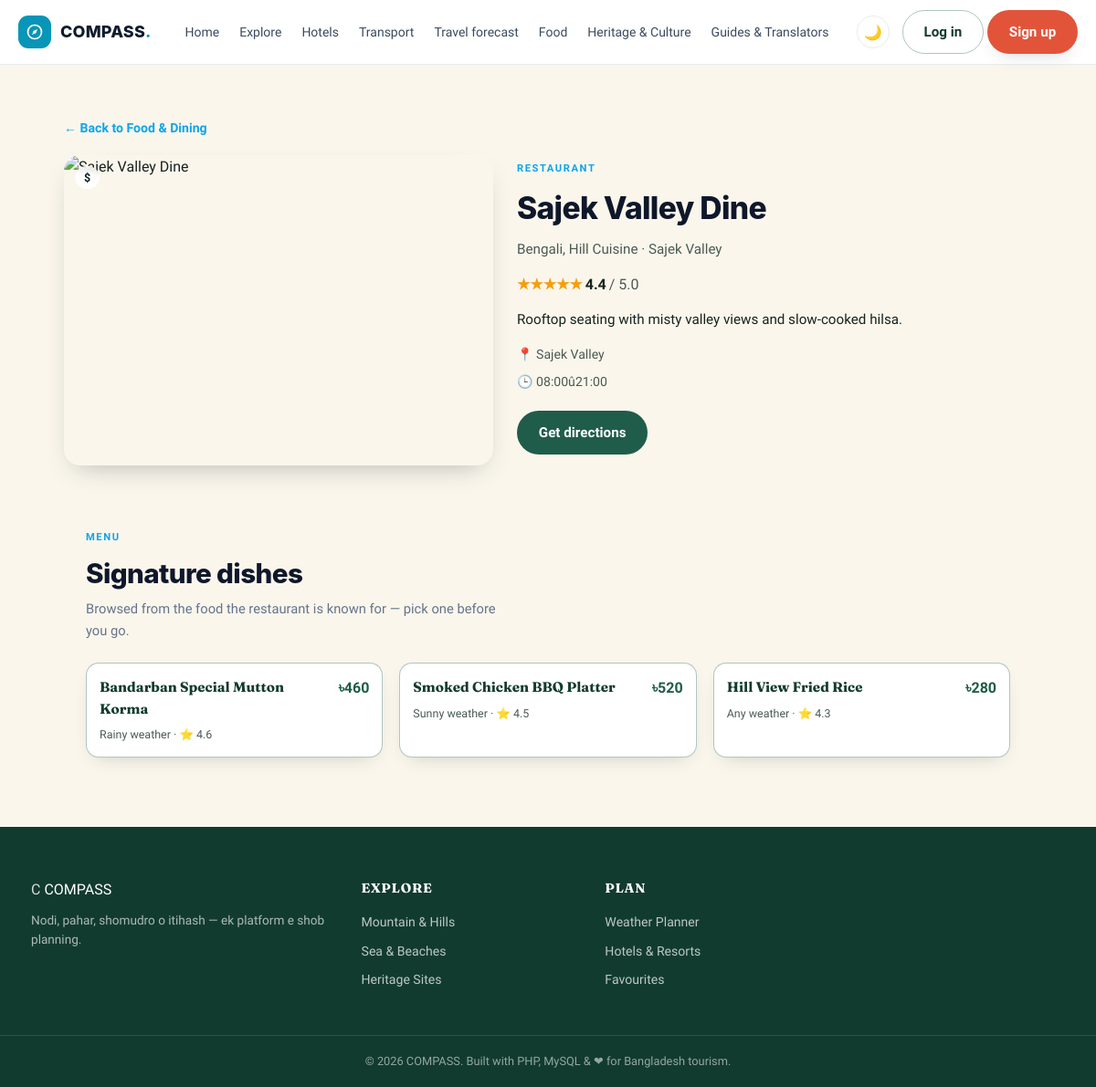
Screenshot of /restaurant.php?id=3 with the database file from the repository.
### tables this page shows
CREATE TABLE `restaurants` (
  `restaurant_id` int(11) NOT NULL AUTO_INCREMENT,
  `destination_id` int(11) NOT NULL,
  `restaurant_name` varchar(100) NOT NULL,
  `cuisines` varchar(255) DEFAULT NULL,
  `price_tier` enum('$','$$','$$$') NOT NULL DEFAULT '$$',
  `description` text DEFAULT NULL,
  `hours` varchar(40) DEFAULT '10:00û23:00',
  `image_url` varchar(255) DEFAULT NULL,
  `address` varchar(200) DEFAULT NULL,
  `latitude` decimal(10,7) DEFAULT NULL,
  `longitude` decimal(10,7) DEFAULT NULL,
  `rating` decimal(2,1) DEFAULT 0.0,
  `map_link` varchar(255) DEFAULT NULL,
  PRIMARY KEY (`restaurant_id`),
  KEY `destination_id` (`destination_id`)
);

CREATE TABLE `destinations` (
  `destination_id` int(11) NOT NULL AUTO_INCREMENT,
  `name` varchar(100) NOT NULL,
  `category_id` int(11) NOT NULL,
  `district_id` int(11) NOT NULL,
  `description` text DEFAULT NULL,
  `best_time_to_visit` varchar(150) DEFAULT NULL,
  `entry_fee` decimal(8,2) DEFAULT 0.00,
  `opening_hours` varchar(100) DEFAULT NULL,
  `latitude` decimal(10,7) DEFAULT NULL,
  `longitude` decimal(10,7) DEFAULT NULL,
  `map_link` varchar(255) DEFAULT NULL,
  `safety_tips` text DEFAULT NULL,
  `is_outdoor` tinyint(1) DEFAULT 1,
  `created_at` timestamp NOT NULL DEFAULT current_timestamp(),
  PRIMARY KEY (`destination_id`),
  KEY `idx_destinations_category` (`category_id`),
  KEY `idx_destinations_district` (`district_id`)
);

CREATE TABLE `food_items` (
  `food_item_id` int(11) NOT NULL AUTO_INCREMENT,
  `restaurant_id` int(11) NOT NULL,
  `item_name` varchar(100) NOT NULL,
  `suitable_weather` enum('Sunny','Rainy','Cold','Any') DEFAULT 'Any',
  `price` decimal(7,2) DEFAULT NULL,
  `item_rating` decimal(2,1) DEFAULT 0.0,
  PRIMARY KEY (`food_item_id`),
  KEY `restaurant_id` (`restaurant_id`)
);

### restaurant.php (the view, shortened to what this page needs)
<?php
require_once __DIR__ . '/config/db.php';
$id = (int) ($_GET['id'] ?? 0);
$rest = $pdo->prepare(
    "SELECT r.restaurant_id, r.restaurant_name, r.image_url, r.price_tier, r.rating,
            r.cuisines, r.description, r.hours, r.map_link, r.address,
            d.name AS location, d.destination_id
     FROM restaurants r JOIN destinations d ON d.destination_id = r.destination_id
     WHERE r.restaurant_id = ?"
);
$rest->execute([$id]);
$r = $rest->fetch();
$menu = $pdo->prepare(
    "SELECT item_name, suitable_weather, price, item_rating
     FROM food_items WHERE restaurant_id = ? ORDER BY item_rating DESC, price DESC LIMIT 6"
);
$menu->execute([$id]);
$menuItems = $menu->fetchAll();
?>
<!DOCTYPE html>
<html lang="en">
<head>
<link rel="stylesheet" href="<?= BASE_URL ?>css/style.css?v=2">
<link rel="stylesheet" href="<?= BASE_URL ?>css/home.css">
<link rel="stylesheet" href="<?= BASE_URL ?>css/food.css">
</head>
<body>
<?php include __DIR__ . '/includes/header.php'; ?>
<section class="cs-section">
  <div class="container" style="max-width:1100px;margin:0 auto;padding:0 20px;">
    <a href="<?= BASE_URL ?>food.php" class="cs-viewall" style="display:inline-block;margin-bottom:18px;">← Back to Food &amp; Dining</a>
    <div class="rest-hero" style="display:grid; grid-template-columns:1fr 1.2fr; gap:26px; align-items:start;">
      <div class="rest-media" style="position:relative; border-radius:18px; overflow:hidden; box-shadow:var(--shadow-soft);">
        <img id="restImg" src="" alt="<?= htmlspecialchars($r['restaurant_name']) ?>" style="width:100%; height:340px; object-fit:cover; display:block;" onerror="this.onerror=null;this.src='https://images.unsplash.com/photo-1504674900247-0877df9cc836?auto=format&fit=crop&w=1200&q=70';">
        <span class="food-price" style="position:absolute; top:12px; left:12px;"><?= htmlspecialchars($r['price_tier']) ?></span>
      </div>
      <div>
        <span class="cs-eyebrow">Restaurant</span>
        <h1 class="cs-title" style="font-size:clamp(1.6rem,3.5vw,2.1rem);"><?= htmlspecialchars($r['restaurant_name']) ?></h1>
        <div class="food-tags" style="font-size:.95rem; margin:6px 0 14px;">
          <?php
            $cuisines = array_filter(array_map('trim', explode(',', (string) $r['cuisines'])));
            echo htmlspecialchars(implode(', ', $cuisines));
          ?>
          · <?= htmlspecialchars($r['location']) ?>
        </div>
        <div class="food-rating" style="font-size:1rem; margin-bottom:14px;">
          <span class="stars">★★★★★</span>
          <span style="font-weight:800;"><?= number_format((float) $r['rating'], 1) ?></span>
          <span style="font-weight:400;color:var(--ink-soft);">/ 5.0</span>
        </div>
        <p class="food-desc" style="font-size:.95rem; color:var(--ink); -webkit-line-clamp:unset;"><?= htmlspecialchars($r['description']) ?></p>
        <div style="margin-top:16px; display:flex; flex-direction:column; gap:8px; font-size:.88rem; color:var(--ink-soft);">
          <div>📍 <?= htmlspecialchars($r['location']) ?><?= $r['address'] ? ' — ' . htmlspecialchars($r['address']) : '' ?></div>
          <div>🕒 <?= htmlspecialchars($r['hours']) ?></div>
        </div>
        <div style="display:flex; gap:10px; margin-top:20px; flex-wrap:wrap;">
          <a href="<?= htmlspecialchars($r['map_link']) ?>" target="_blank" rel="noopener" class="btn btn-forest">Get directions</a>
        </div>
      </div>
    </div>
    <section class="cs-section" style="margin-top:8px;">
      <div class="cs-sec-head">
        <div>
          <span class="cs-eyebrow">Menu</span>
          <h2 class="cs-title">Signature dishes</h2>
          <p class="cs-sub">Browsed from the food the restaurant is known for — pick one before you go.</p>
        </div>
      </div>
      <div class="menu-grid" id="menuGrid" style="display:grid; grid-template-columns:repeat(auto-fill,minmax(240px,1fr)); gap:18px;">
        <?php foreach ($menuItems as $m): ?>
          <article class="menu-card" style="background:var(--surface,#fff); border:1px solid var(--line-3); border-radius:14px; padding:14px; box-shadow:var(--shadow-card);">
            <div style="display:flex; justify-content:space-between; gap:10px;">
              <h3 style="font-size:.95rem; margin:0;"><?= htmlspecialchars($m['item_name']) ?></h3>
              <span style="white-space:nowrap; font-weight:800; color:var(--forest);">৳<?= number_format((float) $m['price']) ?></span>
            </div>
            <div style="font-size:.78rem; color:var(--ink-soft); margin-top:6px;">
              <?= htmlspecialchars($m['suitable_weather']) ?> weather · ⭐ <?= number_format((float) $m['item_rating'], 1) ?>
            </div>
          </article>
        <?php endforeach; ?>
      </div>
    </section>
  </div>
</section>
<?php include __DIR__ . '/includes/footer.php'; ?>
</body>
</html>

### css/style.css (style rules this page uses)
:root { --paper: #FAF6EC; --paper-dim: #F1EAD8; --ink: #17231E; --ink-soft: #4B5A52; --forest: #1F5C4A; --forest-dark:#123B2F; --river: #157A8A; --river-dark: #0E5C68; --clay: #B4703A; --clay-dark: #8C5228; --coral: #E2543A; --gold: #E3A33E; --surface: #FFFFFF; --surface-2: #F3F8F1; --surface-3: #FDF1EE; --header-bg: rgba(250,246,236,.92); --line-1: rgba(31,92,74,.12); --line-2: rgba(31,92,74,.25); --line-3: rgba(31,92,74,.35); --line-note: rgba(31,92,74,.3); --heading: var(--forest-dark); --heading-accent: var(--river-dark); --radius-lg: 22px; --radius-md: 14px; --radius-sm: 8px; --shadow-soft: 0 12px 30px -14px rgba(18, 40, 32, .35); --shadow-card: 0 8px 22px -12px rgba(18, 40, 32, .28); --font-display: "Fraunces", Georgia, serif; --font-body: "Hind Siliguri", "Segoe UI", sans-serif; }
* { box-sizing:border-box; }
html { scroll-behavior:smooth; }
body { margin:0; font-family:var(--font-body); background:var(--paper); color:var(--ink); line-height:1.6; }
img { max-width:100%; display:block; }
a { color:inherit; text-decoration:none; }
h1,h2,h3,h4 { font-family:var(--font-display); color:var(--heading); margin:0 0 .4em; }
p { margin:0 0 1em; }
html { transition:background-color .2s ease; }
body, .cs-header, .cs-nav a, .dest-card, .weather-tool, .filter-chip, .filter-bar select, .filter-bar input, .weather-form select, .weather-form input, .info-note, table.data-table, .user-pill, .advice-box, .btn-ghost { transition:background-color .2s ease, color .2s ease, border-color .2s ease; }
.container { max-width:1180px; margin:0 auto; padding:0 24px; }
.btn { display:inline-flex; align-items:center; justify-content:center; gap:.5em; padding:.72em 1.5em; border-radius:999px; font-weight:600; font-size:.95rem; border:1px solid transparent; cursor:pointer; transition:transform .15s ease, box-shadow .15s ease; }
.btn-forest { background:var(--forest); color:#fff; }
.cs-header { position: sticky; top: 0; z-index: 50; background: #ffffff; border-bottom: 1px solid #e7ecef; }
.cs-header-inner { max-width: 1320px; margin: 0 auto; padding: 0 20px; display: flex; align-items: center; gap: 20px; height: 70px; }
.cs-brand { display: inline-flex; align-items: center; gap: 10px; text-decoration: none; font-family: 'Inter', sans-serif; font-weight: 800; font-size: 18px; letter-spacing: .01em; color: #0f1b2d; white-space: nowrap; }
.cs-brand-mark { width: 36px; height: 36px; border-radius: 11px; background: #0795B8; display: grid; place-items: center; color: #fff; flex: none; }
.cs-brand-icon { width: 20px; height: 20px; }
.cs-brand .brand-dot { color: #0795B8; }
.cs-nav { display: flex; align-items: center; flex-wrap: nowrap; margin-left: 6px; }
.cs-nav a { color: #3b4a5f; text-decoration: none; font-size: 14px; font-weight: 500; padding: 8px 0; margin: 0 11px; white-space: nowrap; transition: color .15s; }
.cs-nav a:last-child { margin-right: 0; }
.cs-header-actions { margin-left: auto; display: flex; align-items: center; gap: 14px; }
.cs-theme-toggle { border: 1px solid #e7ecef; background: #fff; border-radius: 999px; width: 36px; height: 36px; cursor: pointer; font-size: 1rem; display: grid; place-items: center; transition: background .15s; }
.site-footer { background:var(--forest-dark); color:rgba(255,255,255,.82); padding:56px 0 0; margin-top:60px; }
.footer-inner { max-width:1180px; margin:0 auto; padding:0 24px 40px; display:grid; grid-template-columns:1.4fr 1fr 1fr 1fr; gap:30px; }
.footer-brand .brand-text { color:#fff; }
.footer-brand p { font-size:.85rem; margin-top:10px; color:rgba(255,255,255,.65); }
.footer-col h4 { color:#fff; font-size:.9rem; text-transform:uppercase; letter-spacing:.05em; margin-bottom:14px; }
.footer-col a { display:block; font-size:.88rem; margin-bottom:9px; color:rgba(255,255,255,.72); }
.footer-bottom { border-top:1px solid rgba(255,255,255,.12); text-align:center; padding:18px; font-size:.8rem; color:rgba(255,255,255,.55); }

### rows the page displays
restaurants: price_tier "$", restaurant_name "Sajek Valley Dine", cuisines "Bengali, Hill Cuisine", destination.name "Sajek Valley", rating "4.4", description "Rooftop seating with misty valley views and slow-cooked hilsa.", hours "08:00û21:00"
food_items: item_name "Bandarban Special Mutton Korma", price "460", suitable_weather "Rainy", item_rating "4.6"
food_items: item_name "Smoked Chicken BBQ Platter", price "520", suitable_weather "Sunny", item_rating "4.5"
food_items: item_name "Hill View Fried Rice", price "280", suitable_weather "Any", item_rating "4.3"
